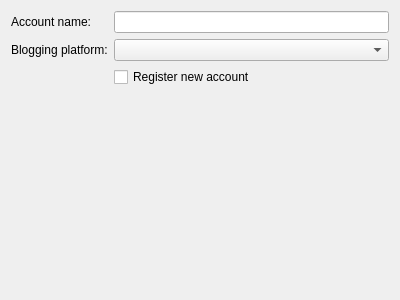
<?xml version="1.0" encoding="UTF-8"?>
<ui version="4.0">
 <class>AddAccountWizardFirstPage</class>
 <widget class="QWizardPage" name="AddAccountWizardFirstPage">
  <property name="geometry">
   <rect>
    <x>0</x>
    <y>0</y>
    <width>400</width>
    <height>300</height>
   </rect>
  </property>
  <property name="windowTitle">
   <string/>
  </property>
  <property name="title">
   <string>Account name and type</string>
  </property>
  <property name="subTitle">
   <string>Enter the name of the account to be created and select the blogging platform to use.</string>
  </property>
  <layout class="QFormLayout" name="formLayout">
   <property name="fieldGrowthPolicy">
    <enum>QFormLayout::AllNonFixedFieldsGrow</enum>
   </property>
   <item row="0" column="0">
    <widget class="QLabel" name="label">
     <property name="text">
      <string>Account name:</string>
     </property>
    </widget>
   </item>
   <item row="0" column="1">
    <widget class="QLineEdit" name="NameEdit_"/>
   </item>
   <item row="1" column="0">
    <widget class="QLabel" name="label_2">
     <property name="text">
      <string>Blogging platform:</string>
     </property>
    </widget>
   </item>
   <item row="1" column="1">
    <widget class="QComboBox" name="BloggingPlatformBox_">
     <property name="insertPolicy">
      <enum>QComboBox::InsertAlphabetically</enum>
     </property>
    </widget>
   </item>
   <item row="2" column="1">
    <widget class="QCheckBox" name="RegisterAccount_">
     <property name="text">
      <string>Register new account</string>
     </property>
    </widget>
   </item>
  </layout>
 </widget>
 <resources/>
 <connections/>
</ui>
